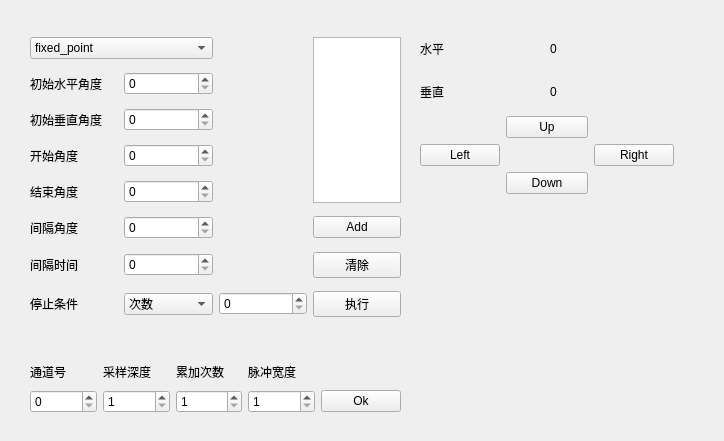
<?xml version="1.0" encoding="UTF-8"?>
<ui version="4.0">
 <class>ControlTab</class>
 <widget class="QWidget" name="ControlTab">
  <property name="geometry">
   <rect>
    <x>0</x>
    <y>0</y>
    <width>724</width>
    <height>441</height>
   </rect>
  </property>
  <property name="windowTitle">
   <string>Form</string>
  </property>
  <property name="toolTip">
   <string/>
  </property>
  <widget class="QWidget" name="layoutWidget">
   <property name="geometry">
    <rect>
     <x>30</x>
     <y>30</y>
     <width>371</width>
     <height>302</height>
    </rect>
   </property>
   <layout class="QGridLayout" name="gridLayout" columnstretch="1,1,1,1" columnminimumwidth="0,0,0,0">
    <item row="3" column="1">
     <widget class="QSpinBox" name="spnSAngle"/>
    </item>
    <item row="2" column="1">
     <widget class="QSpinBox" name="spnVAngle"/>
    </item>
    <item row="9" column="3">
     <widget class="QPushButton" name="btnExecute">
      <property name="statusTip">
       <string>执行采集</string>
      </property>
      <property name="text">
       <string>执行</string>
      </property>
     </widget>
    </item>
    <item row="9" column="2">
     <widget class="QSpinBox" name="spnConditionValue"/>
    </item>
    <item row="9" column="0">
     <widget class="QLabel" name="label_7">
      <property name="text">
       <string>停止条件</string>
      </property>
     </widget>
    </item>
    <item row="1" column="0">
     <widget class="QLabel" name="label_1">
      <property name="text">
       <string>初始水平角度</string>
      </property>
     </widget>
    </item>
    <item row="1" column="1">
     <widget class="QSpinBox" name="spnHAngle"/>
    </item>
    <item row="2" column="0">
     <widget class="QLabel" name="label_2">
      <property name="text">
       <string>初始垂直角度</string>
      </property>
     </widget>
    </item>
    <item row="3" column="0">
     <widget class="QLabel" name="label_3">
      <property name="text">
       <string>开始角度</string>
      </property>
     </widget>
    </item>
    <item row="4" column="1">
     <widget class="QSpinBox" name="spnEAngle"/>
    </item>
    <item row="6" column="0">
     <widget class="QLabel" name="label_5">
      <property name="text">
       <string>间隔角度</string>
      </property>
     </widget>
    </item>
    <item row="6" column="1">
     <widget class="QSpinBox" name="spnIAngle"/>
    </item>
    <item row="8" column="0">
     <widget class="QLabel" name="label_6">
      <property name="text">
       <string>间隔时间</string>
      </property>
     </widget>
    </item>
    <item row="0" column="0" colspan="2">
     <widget class="QComboBox" name="cmbCollectMode">
      <item>
       <property name="text">
        <string>fixed_point</string>
       </property>
      </item>
      <item>
       <property name="text">
        <string>horizontal</string>
       </property>
      </item>
      <item>
       <property name="text">
        <string>vertical</string>
       </property>
      </item>
      <item>
       <property name="text">
        <string>driving</string>
       </property>
      </item>
     </widget>
    </item>
    <item row="9" column="1">
     <widget class="QComboBox" name="cmbStopType">
      <item>
       <property name="text">
        <string>次数</string>
       </property>
      </item>
      <item>
       <property name="text">
        <string>时间(s)</string>
       </property>
      </item>
     </widget>
    </item>
    <item row="8" column="1">
     <widget class="QSpinBox" name="spnITime"/>
    </item>
    <item row="4" column="0">
     <widget class="QLabel" name="label_4">
      <property name="text">
       <string>结束角度</string>
      </property>
     </widget>
    </item>
    <item row="0" column="3" rowspan="5">
     <widget class="QListWidget" name="lwdActionList"/>
    </item>
    <item row="8" column="3">
     <widget class="QPushButton" name="btnClear">
      <property name="statusTip">
       <string>清除所有动作</string>
      </property>
      <property name="text">
       <string>清除</string>
      </property>
     </widget>
    </item>
    <item row="6" column="3">
     <widget class="QPushButton" name="btnAdd">
      <property name="statusTip">
       <string>增加一条动作</string>
      </property>
      <property name="text">
       <string>Add</string>
      </property>
     </widget>
    </item>
   </layout>
  </widget>
  <widget class="QWidget" name="layoutWidget">
   <property name="geometry">
    <rect>
     <x>30</x>
     <y>360</y>
     <width>371</width>
     <height>53</height>
    </rect>
   </property>
   <layout class="QGridLayout" name="gridLayout_2">
    <item row="1" column="0">
     <widget class="QSpinBox" name="spnChannelNumber">
      <property name="maximum">
       <number>3</number>
      </property>
     </widget>
    </item>
    <item row="0" column="0">
     <widget class="QLabel" name="label_8">
      <property name="text">
       <string>通道号</string>
      </property>
     </widget>
    </item>
    <item row="0" column="2">
     <widget class="QLabel" name="label_10">
      <property name="text">
       <string>累加次数</string>
      </property>
     </widget>
    </item>
    <item row="0" column="1">
     <widget class="QLabel" name="label_9">
      <property name="text">
       <string>采样深度</string>
      </property>
     </widget>
    </item>
    <item row="0" column="3">
     <widget class="QLabel" name="label_11">
      <property name="text">
       <string>脉冲宽度</string>
      </property>
     </widget>
    </item>
    <item row="1" column="1">
     <widget class="QSpinBox" name="spnSamplingDepth">
      <property name="minimum">
       <number>1</number>
      </property>
      <property name="maximum">
       <number>16000</number>
      </property>
     </widget>
    </item>
    <item row="1" column="2">
     <widget class="QSpinBox" name="spnAccumulativeFrequency">
      <property name="minimum">
       <number>1</number>
      </property>
      <property name="maximum">
       <number>65536</number>
      </property>
     </widget>
    </item>
    <item row="1" column="3">
     <widget class="QSpinBox" name="spnPulseWidth">
      <property name="minimum">
       <number>1</number>
      </property>
      <property name="maximum">
       <number>200</number>
      </property>
     </widget>
    </item>
    <item row="1" column="4">
     <widget class="QPushButton" name="btnConfirm">
      <property name="statusTip">
       <string>设置采集卡参数</string>
      </property>
      <property name="text">
       <string>Ok</string>
      </property>
     </widget>
    </item>
   </layout>
  </widget>
  <widget class="QWidget" name="layoutWidget">
   <property name="geometry">
    <rect>
     <x>420</x>
     <y>30</y>
     <width>254</width>
     <height>164</height>
    </rect>
   </property>
   <layout class="QGridLayout" name="gridLayout_3">
    <item row="1" column="0" colspan="2">
     <widget class="QLabel" name="label_13">
      <property name="text">
       <string>垂直</string>
      </property>
     </widget>
    </item>
    <item row="0" column="0" colspan="2">
     <widget class="QLabel" name="label_12">
      <property name="text">
       <string>水平</string>
      </property>
     </widget>
    </item>
    <item row="1" column="2" colspan="2">
     <widget class="QLabel" name="lblCurrentVerticalAngle">
      <property name="text">
       <string>0</string>
      </property>
     </widget>
    </item>
    <item row="4" column="1" colspan="2">
     <widget class="QPushButton" name="btnDown">
      <property name="text">
       <string>Down</string>
      </property>
     </widget>
    </item>
    <item row="0" column="2" colspan="2">
     <widget class="QLabel" name="lblCurrentHorizontalAngle">
      <property name="text">
       <string>0</string>
      </property>
     </widget>
    </item>
    <item row="2" column="1" colspan="2">
     <widget class="QPushButton" name="btnUp">
      <property name="text">
       <string>Up</string>
      </property>
     </widget>
    </item>
    <item row="3" column="0">
     <widget class="QPushButton" name="btnLeft">
      <property name="text">
       <string>Left</string>
      </property>
     </widget>
    </item>
    <item row="3" column="3">
     <widget class="QPushButton" name="btnRight">
      <property name="text">
       <string>Right</string>
      </property>
     </widget>
    </item>
   </layout>
  </widget>
 </widget>
 <resources/>
 <connections/>
</ui>
